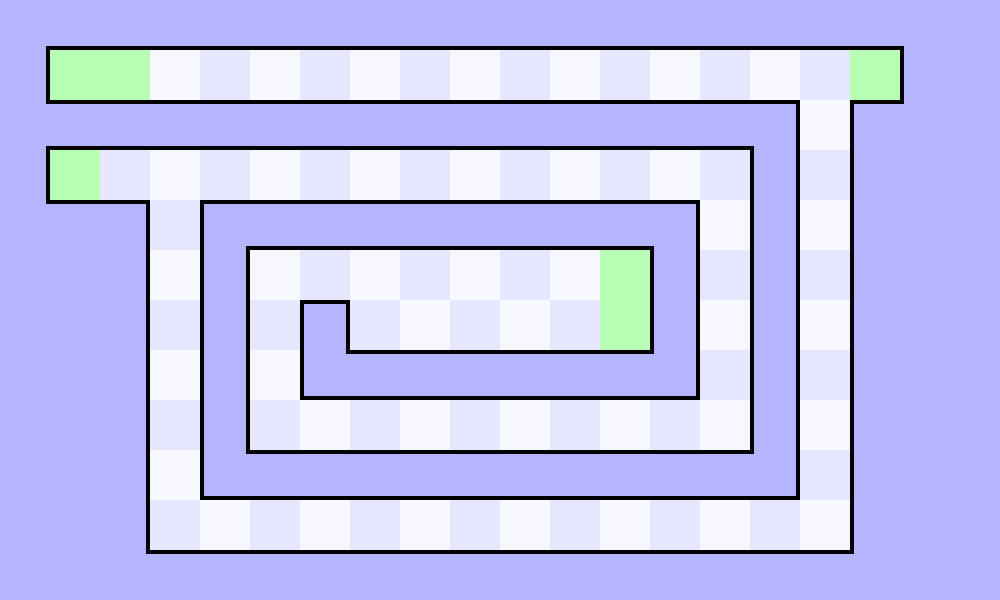

This game map was drawn from its Tiled (.tmx) file and the tilesets committed beside it. A one-line description and the trimmed map source follow:
An orthogonal 20x12 tile map with 50x50 px tiles, 4 tile layers (empty, goal, walls, checkpoint).

<map version="1.4" tiledversion="1.4.3" orientation="orthogonal" renderorder="right-down" width="20" height="12" tilewidth="50" tileheight="50" infinite="0" nextlayerid="5" nextobjectid="1">
 <tileset firstgid="1" source="mymap.tsx" />
 <layer id="1" name="empty" width="20" height="12">
  <data>[240 cells, 118 non-empty, 3 distinct tile ids]</data>
 </layer>
 <layer id="2" name="goal" width="20" height="12">
  <data>[240 cells, 2 non-empty, 1 distinct tile ids]</data>
 </layer>
 <layer id="3" name="walls" width="20" height="12">
  <data>[240 cells, 116 non-empty, 7 distinct tile ids]</data>
 </layer>
 <layer id="4" name="checkpoint" width="20" height="12">
  <data>[240 cells, 4 non-empty, 1 distinct tile ids]</data>
 </layer>
</map>
